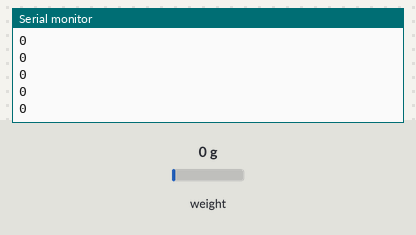
Bench run of a sketch on a simulated Arduino Uno, built with avr-gcc and run on an emulated ATmega328P. On the bench: the last lines printed to the serial monitor. The test bench sets the inputs (shaded band); at power-on: weight on the scale 0 g.

Above: at 6.2 s.
6.3 s: weight on the scale set to 100 g
At 6.43 s:
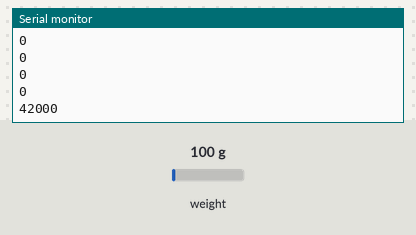
7.8 s: weight on the scale set to 1250 g
At 7.94 s:
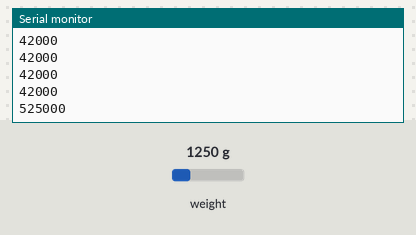
Timing chart, 0 to 10.8 s (numbered marks = the images above; inputs shaded):
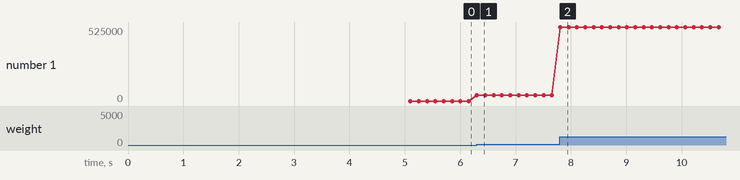

Measured:
- after the input at 6.3 s, the serial monitor: prints a new line at once (image 1)
- after the input at 7.8 s, the serial monitor: prints a new line at once (image 2)
- plotted number 1: 0 → 42000 after the input at 6.3 s, 42000 → 525000 after the input at 7.8 s

The sketch:

HX711SerialBegin.ino
```cpp
#include "HX711.h"

HX711 scale;

void setup() {
  Serial.begin(38400);
  Serial.println("HX711 Demo");

  Serial.println("Initializing the scale");
  // parameter "gain" is ommited; the default value 128 is used by the library
  // HX711.DOUT	- pin #A1
  // HX711.PD_SCK	- pin #A0
  delay(5000);
  scale.begin(A1, A0);

}

void loop() {
  Serial.println(scale.read());

  scale.power_down();			        // put the ADC in sleep mode
  delay(50);
  scale.power_up();
}
```
